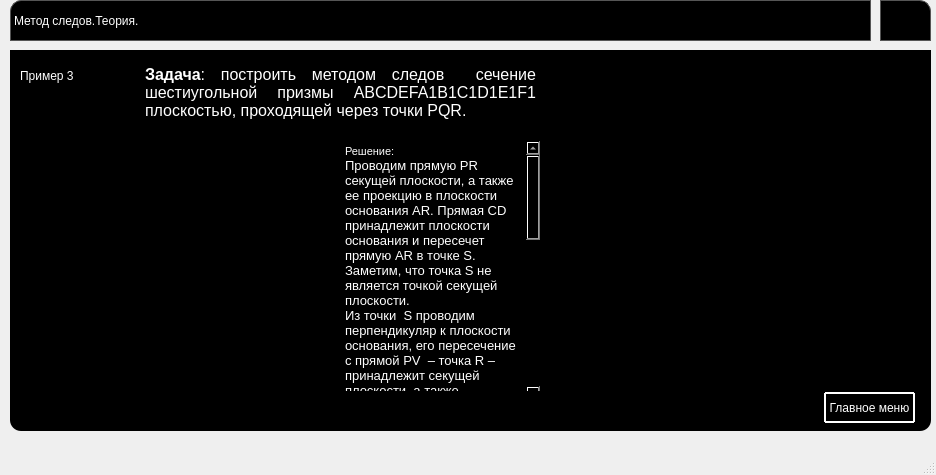
<?xml version="1.0" encoding="UTF-8"?>
<ui version="4.0">
 <class>mainWindow</class>
 <widget class="QMainWindow" name="mainWindow">
  <property name="geometry">
   <rect>
    <x>0</x>
    <y>0</y>
    <width>936</width>
    <height>475</height>
   </rect>
  </property>
  <property name="windowTitle">
   <string>MainWindow</string>
  </property>
  <property name="documentMode">
   <bool>false</bool>
  </property>
  <property name="dockNestingEnabled">
   <bool>false</bool>
  </property>
  <widget class="QWidget" name="centralwidget">
   <widget class="QPushButton" name="pushButton">
    <property name="geometry">
     <rect>
      <x>880</x>
      <y>0</y>
      <width>51</width>
      <height>41</height>
     </rect>
    </property>
    <property name="mouseTracking">
     <bool>false</bool>
    </property>
    <property name="styleSheet">
     <string notr="true">QPushButton{
border: 1px solid #555;
padding: 5 px ;
border-top-right-radius: 11px;
background: black;
}
QPushButton:hover { background: rgba(255,255,255,.2); }
QPushButton:pressed { background: white; }</string>
    </property>
    <property name="text">
     <string/>
    </property>
    <property name="icon">
     <iconset>
      <normaloff>photos/крестик.png</normaloff>photos/крестик.png</iconset>
    </property>
    <property name="default">
     <bool>false</bool>
    </property>
   </widget>
   <widget class="QLabel" name="label">
    <property name="geometry">
     <rect>
      <x>10</x>
      <y>0</y>
      <width>861</width>
      <height>41</height>
     </rect>
    </property>
    <property name="styleSheet">
     <string notr="true">QLabel{
	font: 75 italic 22pt &quot;MS Sans Serif&quot;;
color: white;
border: 1px solid #555;
border-top-left-radius: 11px;
background: black;
font-weight: 3;
text-transform: capitalize;
font-size: 25;
}</string>
    </property>
    <property name="text">
     <string>Метод следов.Теория.</string>
    </property>
   </widget>
   <widget class="QGroupBox" name="groupBox_2">
    <property name="geometry">
     <rect>
      <x>10</x>
      <y>50</y>
      <width>921</width>
      <height>381</height>
     </rect>
    </property>
    <property name="styleSheet">
     <string notr="true">QGroupBox{
border-bottom-left-radius: 11px;
border-bottom-right-radius: 11px;
background: black;
}</string>
    </property>
    <property name="title">
     <string/>
    </property>
    <widget class="QLabel" name="label_13">
     <property name="geometry">
      <rect>
       <x>20</x>
       <y>20</y>
       <width>47</width>
       <height>13</height>
      </rect>
     </property>
     <property name="text">
      <string>TextLabel</string>
     </property>
    </widget>
    <widget class="QLabel" name="label_14">
     <property name="geometry">
      <rect>
       <x>20</x>
       <y>30</y>
       <width>47</width>
       <height>13</height>
      </rect>
     </property>
     <property name="text">
      <string>TextLabel</string>
     </property>
    </widget>
    <widget class="QStackedWidget" name="stackedWidget">
     <property name="geometry">
      <rect>
       <x>10</x>
       <y>10</y>
       <width>901</width>
       <height>331</height>
      </rect>
     </property>
     <property name="styleSheet">
      <string notr="true">color:white;
background:black;
</string>
     </property>
     <property name="currentIndex">
      <number>3</number>
     </property>
     <widget class="QWidget" name="page">
      <widget class="QTextBrowser" name="textBrowser">
       <property name="geometry">
        <rect>
         <x>0</x>
         <y>10</y>
         <width>901</width>
         <height>341</height>
        </rect>
       </property>
       <property name="styleSheet">
        <string notr="true">QTextBrowser{
color: white;
border: 1px solid black;
border-top-left-radius: 11px;
background: black;
font-weight: 3;
text-transform: capitalize;
font-size: 25;
color: white;
}</string>
       </property>
       <property name="html">
        <string>&lt;!DOCTYPE HTML PUBLIC &quot;-//W3C//DTD HTML 4.0//EN&quot; &quot;http://www.w3.org/TR/REC-html40/strict.dtd&quot;&gt;
&lt;html&gt;&lt;head&gt;&lt;meta name=&quot;qrichtext&quot; content=&quot;1&quot; /&gt;&lt;style type=&quot;text/css&quot;&gt;
p, li { white-space: pre-wrap; }
&lt;/style&gt;&lt;/head&gt;&lt;body style=&quot; font-family:'MS Shell Dlg 2'; font-size:8.25pt; font-weight:0; font-style:normal;&quot;&gt;
&lt;p align=&quot;justify&quot; style=&quot; margin-top:0px; margin-bottom:0px; margin-left:0px; margin-right:0px; -qt-block-indent:0; text-indent:0px;&quot;&gt;&lt;span style=&quot; font-family:'georgia,serif'; font-size:11pt; font-weight:600; text-decoration: underline; color:#ffffff;&quot;&gt;Следом&lt;/span&gt;&lt;span style=&quot; font-family:'georgia,serif'; font-size:11pt; font-weight:400; color:#ffffff;&quot;&gt; называют прямую пересечения плоскости сечения и плоскости какой-либо грани многогранника. Чтобы построить след, достаточно знать две его точки, т. е. точки, лежащие одновременно в секущей плоскости и плоскости рассматриваемой грани.&lt;/span&gt;&lt;/p&gt;
&lt;p align=&quot;justify&quot; style=&quot;-qt-paragraph-type:empty; margin-top:0px; margin-bottom:0px; margin-left:0px; margin-right:0px; -qt-block-indent:0; text-indent:0px; font-family:'georgia,serif'; font-size:11pt; font-weight:400; color:#ffffff;&quot;&gt;&lt;br /&gt;&lt;/p&gt;
&lt;p align=&quot;justify&quot; style=&quot; margin-top:0px; margin-bottom:0px; margin-left:0px; margin-right:0px; -qt-block-indent:0; text-indent:0px;&quot;&gt;&lt;span style=&quot; font-family:'georgia,serif'; font-size:11pt; font-weight:400; color:#ffffff;&quot;&gt;Основные правила построения сечений методом следов:&lt;/span&gt;&lt;/p&gt;
&lt;ul style=&quot;margin-top: 0px; margin-bottom: 0px; margin-left: 0px; margin-right: 0px; -qt-list-indent: 1;&quot;&gt;&lt;li style=&quot; font-family:'Georgia,Times New Roman,serif'; font-size:11pt; font-weight:400; color:#ffffff;&quot; style=&quot; margin-top:12px; margin-bottom:0px; margin-left:0px; margin-right:0px; -qt-block-indent:0; text-indent:0px;&quot;&gt;&lt;span style=&quot; font-family:'georgia,serif'; font-size:large;&quot;&gt;Если даны (или уже построены) две точки плоскости сечения на одной грани многогранника, то след сечения этой плоскости – прямая, проходящая через эти три точки.&lt;/span&gt;&lt;/li&gt;
&lt;li style=&quot; font-family:'Georgia,Times New Roman,serif'; font-size:11pt; font-weight:400; color:#ffffff;&quot; style=&quot; margin-top:0px; margin-bottom:0px; margin-left:0px; margin-right:0px; -qt-block-indent:0; text-indent:0px;&quot;&gt;&lt;span style=&quot; font-family:'georgia,serif'; font-size:large;&quot;&gt;Если дана (или уже построена) прямая пересечения плоскости сечения с основанием многогранника (след на основании) и есть точка, принадлежащая определенной боковой грани, то нужно определить точку пересечения данного следа с этой боковой гранью ( точка пересечения данного следа с общей прямой основания и данной боковой грани)&lt;/span&gt;&lt;/li&gt;
&lt;li style=&quot; font-family:'Georgia,Times New Roman,serif'; font-size:11pt; font-weight:400; color:#ffffff;&quot; style=&quot; margin-top:0px; margin-bottom:12px; margin-left:0px; margin-right:0px; -qt-block-indent:0; text-indent:0px;&quot;&gt;&lt;span style=&quot; font-family:'georgia,serif'; font-size:large;&quot;&gt;Точку пересечения плоскости сечения с основанием можно определить как точку пересечения какой-либо прямой в плоскости сечения с ее проекцией на плоскость основания.&lt;/span&gt;&lt;/li&gt;&lt;/ul&gt;
&lt;p align=&quot;justify&quot; style=&quot; margin-top:0px; margin-bottom:12px; margin-left:0px; margin-right:0px; -qt-block-indent:0; text-indent:0px;&quot;&gt;&lt;span style=&quot; font-family:'georgia,serif'; font-size:11pt; font-weight:400; color:#ffffff;&quot;&gt;  То есть, суть метода заключается в построении вспомогательной прямой, являющейся изображением линии пересечения секущей плоскости с плоскостью какой-либо грани фигуры. Удобнее всего строить изображение линии пересечения секущей плоскости с плоскостью нижнего основания. Используя след, легко построить изображения точек секущей плоскости, находящихся на боковых ребрах или гранях фигуры. &lt;/span&gt;&lt;/p&gt;&lt;/body&gt;&lt;/html&gt;</string>
       </property>
      </widget>
     </widget>
     <widget class="QWidget" name="page_2">
      <widget class="QLabel" name="label_2">
       <property name="geometry">
        <rect>
         <x>0</x>
         <y>0</y>
         <width>111</width>
         <height>31</height>
        </rect>
       </property>
       <property name="styleSheet">
        <string notr="true">
font: 18pt &quot;MS Sans Serif&quot;;</string>
       </property>
       <property name="text">
        <string>Пример 1</string>
       </property>
      </widget>
      <widget class="QLabel" name="label_4">
       <property name="geometry">
        <rect>
         <x>10</x>
         <y>70</y>
         <width>281</width>
         <height>271</height>
        </rect>
       </property>
       <property name="styleSheet">
        <string notr="true">background-image: url(:/newPrefix/тет 1.png);</string>
       </property>
       <property name="text">
        <string/>
       </property>
      </widget>
      <widget class="QLabel" name="label_3">
       <property name="geometry">
        <rect>
         <x>600</x>
         <y>90</y>
         <width>291</width>
         <height>231</height>
        </rect>
       </property>
       <property name="styleSheet">
        <string notr="true">background-image: url(:/newPrefix/тет 2.jpg);</string>
       </property>
       <property name="text">
        <string/>
       </property>
      </widget>
      <widget class="QTextBrowser" name="textBrowser_2">
       <property name="geometry">
        <rect>
         <x>120</x>
         <y>0</y>
         <width>741</width>
         <height>51</height>
        </rect>
       </property>
       <property name="styleSheet">
        <string notr="true">QTextBrowser{
color: white;
border: 1px solid black;
border-top-left-radius: 11px;
background: black;
font-weight: 3;
text-transform: capitalize;
font-size: 25;
color: white;
}</string>
       </property>
       <property name="html">
        <string>&lt;!DOCTYPE HTML PUBLIC &quot;-//W3C//DTD HTML 4.0//EN&quot; &quot;http://www.w3.org/TR/REC-html40/strict.dtd&quot;&gt;
&lt;html&gt;&lt;head&gt;&lt;meta name=&quot;qrichtext&quot; content=&quot;1&quot; /&gt;&lt;style type=&quot;text/css&quot;&gt;
p, li { white-space: pre-wrap; }
&lt;/style&gt;&lt;/head&gt;&lt;body style=&quot; font-family:'MS Shell Dlg 2'; font-size:8.25pt; font-weight:0; font-style:normal;&quot;&gt;
&lt;p style=&quot; margin-top:12px; margin-bottom:12px; margin-left:0px; margin-right:0px; -qt-block-indent:0; text-indent:0px;&quot;&gt;&lt;span style=&quot; font-family:'Calibri'; font-size:11pt; font-weight:600; font-style:italic; color:#ffffff;&quot;&gt;Задача:&lt;/span&gt;&lt;span style=&quot; font-family:'Calibri'; font-size:11pt; color:#ffffff;&quot;&gt; постройте сечение тетраэдра плоскостью, проходящей через точки М, N, K. Точка М лежит на ребре AD, N — на ребре DC, К — на ребре АВ.&lt;/span&gt;&lt;/p&gt;&lt;/body&gt;&lt;/html&gt;</string>
       </property>
      </widget>
      <widget class="QTextBrowser" name="textBrowser_3">
       <property name="geometry">
        <rect>
         <x>310</x>
         <y>70</y>
         <width>271</width>
         <height>271</height>
        </rect>
       </property>
       <property name="styleSheet">
        <string notr="true">QTextBrowser{
color: white;
border: 1px solid black;
border-top-left-radius: 11px;
background: black;
font-weight: 3;
text-transform: capitalize;
font-size: 25;
color: white;
}</string>
       </property>
       <property name="html">
        <string>&lt;!DOCTYPE HTML PUBLIC &quot;-//W3C//DTD HTML 4.0//EN&quot; &quot;http://www.w3.org/TR/REC-html40/strict.dtd&quot;&gt;
&lt;html&gt;&lt;head&gt;&lt;meta name=&quot;qrichtext&quot; content=&quot;1&quot; /&gt;&lt;style type=&quot;text/css&quot;&gt;
p, li { white-space: pre-wrap; }
&lt;/style&gt;&lt;/head&gt;&lt;body style=&quot; font-family:'MS Shell Dlg 2'; font-size:8.25pt; font-weight:0; font-style:normal;&quot;&gt;
&lt;p style=&quot; margin-top:0px; margin-bottom:0px; margin-left:0px; margin-right:0px; -qt-block-indent:0; text-indent:0px;&quot;&gt;&lt;span style=&quot; font-family:'Calibri'; font-size:12pt; font-weight:600; font-style:italic; color:#ffffff;&quot;&gt;Решение:&lt;/span&gt;&lt;span style=&quot; font-size:12pt; font-weight:600; font-style:italic; color:#ffffff;&quot;&gt; &lt;/span&gt;&lt;/p&gt;
&lt;p style=&quot; margin-top:0px; margin-bottom:0px; margin-left:0px; margin-right:0px; -qt-block-indent:0; text-indent:0px;&quot;&gt;&lt;span style=&quot; font-family:'Calibri'; font-size:12pt; font-style:italic; color:#ffffff;&quot;&gt;Проведем МК в плоскости грани ABD и MN в плоскости грани ADC.&lt;/span&gt;&lt;span style=&quot; font-size:12pt; font-style:italic; color:#ffffff;&quot;&gt; &lt;/span&gt;&lt;/p&gt;
&lt;p style=&quot; margin-top:0px; margin-bottom:0px; margin-left:0px; margin-right:0px; -qt-block-indent:0; text-indent:0px;&quot;&gt;&lt;span style=&quot; font-family:'Calibri'; font-size:12pt; font-style:italic; color:#ffffff;&quot;&gt;Продлим отрезки MN и АС.&lt;/span&gt;&lt;span style=&quot; font-size:12pt; font-style:italic; color:#ffffff;&quot;&gt; &lt;/span&gt;&lt;/p&gt;
&lt;p style=&quot; margin-top:0px; margin-bottom:0px; margin-left:0px; margin-right:0px; -qt-block-indent:0; text-indent:0px;&quot;&gt;&lt;span style=&quot; font-family:'Calibri'; font-size:12pt; font-style:italic; color:#ffffff;&quot;&gt;Проведем РК в плоскости нижней грани.&lt;/span&gt;&lt;span style=&quot; font-size:12pt; font-style:italic; color:#ffffff;&quot;&gt; &lt;/span&gt;&lt;/p&gt;
&lt;p style=&quot; margin-top:0px; margin-bottom:0px; margin-left:0px; margin-right:0px; -qt-block-indent:0; text-indent:0px;&quot;&gt;&lt;span style=&quot; font-family:'Calibri'; font-size:12pt; font-style:italic; color:#ffffff;&quot;&gt;Получившийся четырехугольник  — искомое сечение.&lt;/span&gt;&lt;span style=&quot; font-size:12pt; font-style:italic; color:#ffffff;&quot;&gt; &lt;/span&gt;&lt;/p&gt;&lt;/body&gt;&lt;/html&gt;</string>
       </property>
      </widget>
     </widget>
     <widget class="QWidget" name="page_3">
      <widget class="QLabel" name="label_5">
       <property name="geometry">
        <rect>
         <x>0</x>
         <y>0</y>
         <width>111</width>
         <height>31</height>
        </rect>
       </property>
       <property name="styleSheet">
        <string notr="true">
font: 18pt &quot;MS Sans Serif&quot;;</string>
       </property>
       <property name="text">
        <string>Пример 2</string>
       </property>
      </widget>
      <widget class="QLabel" name="label_7">
       <property name="geometry">
        <rect>
         <x>10</x>
         <y>70</y>
         <width>241</width>
         <height>241</height>
        </rect>
       </property>
       <property name="styleSheet">
        <string notr="true">background-image: url(:/newPrefix/куб1.png);</string>
       </property>
       <property name="text">
        <string/>
       </property>
      </widget>
      <widget class="QLabel" name="label_8">
       <property name="geometry">
        <rect>
         <x>540</x>
         <y>70</y>
         <width>351</width>
         <height>241</height>
        </rect>
       </property>
       <property name="styleSheet">
        <string notr="true">background-image: url(:/newPrefix/куб2.png);</string>
       </property>
       <property name="text">
        <string/>
       </property>
      </widget>
      <widget class="QLabel" name="label_12">
       <property name="geometry">
        <rect>
         <x>130</x>
         <y>10</y>
         <width>511</width>
         <height>21</height>
        </rect>
       </property>
       <property name="styleSheet">
        <string notr="true">color: rgb(255, 255, 255);
font: 12pt &quot;MS Shell Dlg 2&quot;;</string>
       </property>
       <property name="text">
        <string>Задача: Построить сечение куба, проходящее через точки М, N, L</string>
       </property>
      </widget>
      <widget class="QTextBrowser" name="textBrowser_4">
       <property name="geometry">
        <rect>
         <x>270</x>
         <y>40</y>
         <width>251</width>
         <height>301</height>
        </rect>
       </property>
       <property name="styleSheet">
        <string notr="true">QTextBrowser{
color: white;
border: 1px solid black;
border-top-left-radius: 11px;
background: black;
font-weight: 3;
text-transform: capitalize;
font-size: 25;
color: white;
}</string>
       </property>
       <property name="html">
        <string>&lt;!DOCTYPE HTML PUBLIC &quot;-//W3C//DTD HTML 4.0//EN&quot; &quot;http://www.w3.org/TR/REC-html40/strict.dtd&quot;&gt;
&lt;html&gt;&lt;head&gt;&lt;meta name=&quot;qrichtext&quot; content=&quot;1&quot; /&gt;&lt;style type=&quot;text/css&quot;&gt;
p, li { white-space: pre-wrap; }
&lt;/style&gt;&lt;/head&gt;&lt;body style=&quot; font-family:'MS Shell Dlg 2'; font-size:8.25pt; font-weight:0; font-style:normal;&quot;&gt;
&lt;p style=&quot; margin-top:0px; margin-bottom:0px; margin-left:0px; margin-right:0px; -qt-block-indent:0; text-indent:0px;&quot;&gt;&lt;span style=&quot; font-family:'Calibri'; font-size:12pt; font-weight:600; font-style:italic; color:#ffffff;&quot;&gt;Решение:&lt;/span&gt;&lt;span style=&quot; font-size:12pt; font-weight:600; font-style:italic; color:#ffffff;&quot;&gt; &lt;/span&gt;&lt;/p&gt;
&lt;p style=&quot; margin-top:0px; margin-bottom:0px; margin-left:0px; margin-right:0px; -qt-block-indent:0; text-indent:0px;&quot;&gt;&lt;span style=&quot; font-family:'Calibri'; font-size:12pt; font-style:italic; color:#ffffff;&quot;&gt;Проведем МL в плоскости грани AA1D1D.&lt;/span&gt;&lt;/p&gt;
&lt;p style=&quot; margin-top:0px; margin-bottom:0px; margin-left:0px; margin-right:0px; -qt-block-indent:0; text-indent:0px;&quot;&gt;&lt;span style=&quot; font-family:'Calibri'; font-size:12pt; font-style:italic; color:#ffffff;&quot;&gt;Пересечем ML и A1D1 в точке X1 и ML с D1D в точке X2. &lt;/span&gt;&lt;/p&gt;
&lt;p style=&quot; margin-top:0px; margin-bottom:0px; margin-left:0px; margin-right:0px; -qt-block-indent:0; text-indent:0px;&quot;&gt;&lt;span style=&quot; font-family:'Calibri'; font-size:12pt; font-style:italic; color:#ffffff;&quot;&gt;Соединим X1 и N в плоскости A1B1C1D1, поставим точку K на пересечении X1N и A1B1. &lt;/span&gt;&lt;/p&gt;
&lt;p style=&quot; margin-top:0px; margin-bottom:0px; margin-left:0px; margin-right:0px; -qt-block-indent:0; text-indent:0px;&quot;&gt;&lt;span style=&quot; font-family:'Calibri'; font-size:12pt; font-style:italic; color:#ffffff;&quot;&gt;Продлим KN и пересечем с D1C1 в точке X3. Соединим X2 и X3 в плоскости DD1C1C и расставим точки T и P на пересечениях с гранями DC и C1C соответственною&lt;/span&gt;&lt;/p&gt;
&lt;p style=&quot; margin-top:0px; margin-bottom:0px; margin-left:0px; margin-right:0px; -qt-block-indent:0; text-indent:0px;&quot;&gt;&lt;span style=&quot; font-family:'Calibri'; font-size:12pt; font-style:italic; color:#ffffff;&quot;&gt;MNKTPL  — искомое сечение.&lt;/span&gt;&lt;span style=&quot; font-size:12pt; font-style:italic; color:#ffffff;&quot;&gt; &lt;/span&gt;&lt;/p&gt;&lt;/body&gt;&lt;/html&gt;</string>
       </property>
      </widget>
     </widget>
     <widget class="QWidget" name="page_4">
      <widget class="QLabel" name="label_6">
       <property name="geometry">
        <rect>
         <x>0</x>
         <y>0</y>
         <width>111</width>
         <height>31</height>
        </rect>
       </property>
       <property name="styleSheet">
        <string notr="true">
font: 18pt &quot;MS Sans Serif&quot;;</string>
       </property>
       <property name="text">
        <string>Пример 3</string>
       </property>
      </widget>
      <widget class="QLabel" name="label_9">
       <property name="geometry">
        <rect>
         <x>0</x>
         <y>90</y>
         <width>301</width>
         <height>241</height>
        </rect>
       </property>
       <property name="styleSheet">
        <string notr="true">background-image: url(:/newPrefix/призма1.png);</string>
       </property>
       <property name="text">
        <string/>
       </property>
      </widget>
      <widget class="QLabel" name="label_10">
       <property name="geometry">
        <rect>
         <x>540</x>
         <y>20</y>
         <width>361</width>
         <height>311</height>
        </rect>
       </property>
       <property name="styleSheet">
        <string notr="true">background-image: url(:/newPrefix/призма2.png);</string>
       </property>
       <property name="text">
        <string/>
       </property>
      </widget>
      <widget class="QTextBrowser" name="textBrowser_5">
       <property name="geometry">
        <rect>
         <x>120</x>
         <y>0</y>
         <width>401</width>
         <height>71</height>
        </rect>
       </property>
       <property name="styleSheet">
        <string notr="true">QTextBrowser{
color: white;
border: 1px solid black;
border-top-left-radius: 11px;
background: black;
font-weight: 3;
text-transform: capitalize;
font-size: 25;
color: white;
}</string>
       </property>
       <property name="html">
        <string>&lt;!DOCTYPE HTML PUBLIC &quot;-//W3C//DTD HTML 4.0//EN&quot; &quot;http://www.w3.org/TR/REC-html40/strict.dtd&quot;&gt;
&lt;html&gt;&lt;head&gt;&lt;meta name=&quot;qrichtext&quot; content=&quot;1&quot; /&gt;&lt;style type=&quot;text/css&quot;&gt;
p, li { white-space: pre-wrap; }
&lt;/style&gt;&lt;/head&gt;&lt;body style=&quot; font-family:'MS Shell Dlg 2'; font-size:8.25pt; font-weight:0; font-style:normal;&quot;&gt;
&lt;p align=&quot;justify&quot; style=&quot; margin-top:0px; margin-bottom:0px; margin-left:0px; margin-right:0px; -qt-block-indent:0; text-indent:0px;&quot;&gt;&lt;span style=&quot; font-family:'Calibri'; font-size:12pt; font-weight:600; color:#ffffff;&quot;&gt;Задача&lt;/span&gt;&lt;span style=&quot; font-family:'Calibri'; font-size:12pt; font-weight:400; color:#ffffff;&quot;&gt;: построить методом следов  сечение шестиугольной призмы ABCDEFA1B1C1D1E1F1 плоскостью, проходящей через точки PQR.&lt;/span&gt;&lt;span style=&quot; font-size:12pt; font-weight:400; color:#ffffff;&quot;&gt; &lt;/span&gt;&lt;/p&gt;&lt;/body&gt;&lt;/html&gt;</string>
       </property>
      </widget>
      <widget class="QTextBrowser" name="textBrowser_6">
       <property name="geometry">
        <rect>
         <x>320</x>
         <y>80</y>
         <width>201</width>
         <height>261</height>
        </rect>
       </property>
       <property name="styleSheet">
        <string notr="true">QTextBrowser{
color: white;
border: 1px solid black;
border-top-left-radius: 11px;
background: black;
font-weight: 3;
text-transform: capitalize;
font-size: 25;
color: white;
}</string>
       </property>
       <property name="html">
        <string>&lt;!DOCTYPE HTML PUBLIC &quot;-//W3C//DTD HTML 4.0//EN&quot; &quot;http://www.w3.org/TR/REC-html40/strict.dtd&quot;&gt;
&lt;html&gt;&lt;head&gt;&lt;meta name=&quot;qrichtext&quot; content=&quot;1&quot; /&gt;&lt;style type=&quot;text/css&quot;&gt;
p, li { white-space: pre-wrap; }
&lt;/style&gt;&lt;/head&gt;&lt;body style=&quot; font-family:'MS Shell Dlg 2'; font-size:8.25pt; font-weight:0; font-style:normal;&quot;&gt;
&lt;p style=&quot; margin-top:0px; margin-bottom:0px; margin-left:0px; margin-right:0px; -qt-block-indent:0; text-indent:0px;&quot;&gt;&lt;span style=&quot; color:#ffffff;&quot;&gt;Решение:&lt;/span&gt;&lt;/p&gt;
&lt;p style=&quot; margin-top:0px; margin-bottom:0px; margin-left:0px; margin-right:0px; -qt-block-indent:0; text-indent:0px;&quot;&gt;&lt;span style=&quot; font-family:'Calibri'; font-size:10pt; color:#ffffff;&quot;&gt;Проводим прямую PR секущей плоскости, а также ее проекцию в плоскости основания AR. Прямая CD принадлежит плоскости основания и пересечет прямую AR в точке S. Заметим, что точка S не является точкой секущей плоскости.&lt;/span&gt;&lt;span style=&quot; font-size:10pt; color:#ffffff;&quot;&gt; &lt;/span&gt;&lt;/p&gt;
&lt;p style=&quot; margin-top:0px; margin-bottom:0px; margin-left:0px; margin-right:0px; -qt-block-indent:0; text-indent:0px;&quot;&gt;&lt;span style=&quot; font-family:'Calibri'; font-size:10pt; color:#ffffff;&quot;&gt;Из точки  S проводим перпендикуляр к плоскости основания, его пересечение с прямой PV  – точка R – принадлежит секущей плоскости, а также плоскости грани CDD1C1 .&lt;/span&gt;&lt;span style=&quot; font-size:10pt; color:#ffffff;&quot;&gt; &lt;/span&gt;&lt;/p&gt;
&lt;p style=&quot; margin-top:0px; margin-bottom:0px; margin-left:0px; margin-right:0px; -qt-block-indent:0; text-indent:0px;&quot;&gt;&lt;span style=&quot; font-family:'Calibri'; font-size:10pt; color:#ffffff;&quot;&gt;Соединим точки  V и Q. Прямая  VQ пересечет ребро призмы  DD1 в точке X.&lt;/span&gt;&lt;span style=&quot; font-size:10pt; color:#ffffff;&quot;&gt; &lt;/span&gt;&lt;/p&gt;
&lt;p style=&quot; margin-top:0px; margin-bottom:0px; margin-left:0px; margin-right:0px; -qt-block-indent:0; text-indent:0px;&quot;&gt;&lt;span style=&quot; font-family:'Calibri'; font-size:10pt; color:#ffffff;&quot;&gt;Заполучив точку X, можем провести отрезок RX. Вот тут-то нам и понадобится аксиоматический метод. Так как грань  AA1B1B  параллельна грани EE1D1D, то плоскость рассечет ее по прямой, которая будет параллельна RX. Вот и проведем через P такую параллельную прямой  RX прямую. Она пересечет ребро A1B1  в точке Y.&lt;/span&gt;&lt;span style=&quot; font-size:10pt; color:#ffffff;&quot;&gt; &lt;/span&gt;&lt;/p&gt;
&lt;p style=&quot; margin-top:0px; margin-bottom:0px; margin-left:0px; margin-right:0px; -qt-block-indent:0; text-indent:0px;&quot;&gt;&lt;span style=&quot; font-family:'Calibri'; font-size:10pt; color:#ffffff;&quot;&gt;Проведем также через точку P прямую, параллельную прямой VQ. Это можно сделать, так как грань CC1D1D параллельна грани AA1F1F. Прямая эта пересечет ребро AF в точке M.&lt;/span&gt;&lt;span style=&quot; font-size:10pt; color:#ffffff;&quot;&gt; &lt;/span&gt;&lt;/p&gt;
&lt;p style=&quot; margin-top:0px; margin-bottom:0px; margin-left:0px; margin-right:0px; -qt-block-indent:0; text-indent:0px;&quot;&gt;&lt;span style=&quot; font-family:'Calibri'; font-size:10pt; color:#ffffff;&quot;&gt;Соединяем точки отрезками.&lt;/span&gt;&lt;span style=&quot; font-size:10pt; color:#ffffff;&quot;&gt; &lt;/span&gt;&lt;/p&gt;
&lt;p style=&quot;-qt-paragraph-type:empty; margin-top:0px; margin-bottom:0px; margin-left:0px; margin-right:0px; -qt-block-indent:0; text-indent:0px; font-size:10pt;&quot;&gt;&lt;br /&gt;&lt;/p&gt;&lt;/body&gt;&lt;/html&gt;</string>
       </property>
      </widget>
     </widget>
    </widget>
    <widget class="QPushButton" name="pushButton_2">
     <property name="geometry">
      <rect>
       <x>814</x>
       <y>342</y>
       <width>91</width>
       <height>31</height>
      </rect>
     </property>
     <property name="styleSheet">
      <string notr="true">QPushButton {
  display: inline-block;
  color: white;
  text-decoration: none;
  user-select: none;
  outline: none;
  border: 2px solid white;
  border-radius: 1px;
  transition: 0.2s;
} 
QPushButton:hover { background: rgba(255,255,255,.2); }
QPushButton:pressed { background: white; }</string>
     </property>
     <property name="text">
      <string>Главное меню</string>
     </property>
    </widget>
   </widget>
   <zorder>groupBox_2</zorder>
   <zorder>pushButton</zorder>
   <zorder>label</zorder>
  </widget>
  <widget class="QMenuBar" name="menubar">
   <property name="geometry">
    <rect>
     <x>0</x>
     <y>0</y>
     <width>936</width>
     <height>21</height>
    </rect>
   </property>
  </widget>
  <widget class="QStatusBar" name="statusbar"/>
 </widget>
 <resources>
  <include location="photos/photos.qrc"/>
 </resources>
 <connections/>
</ui>
